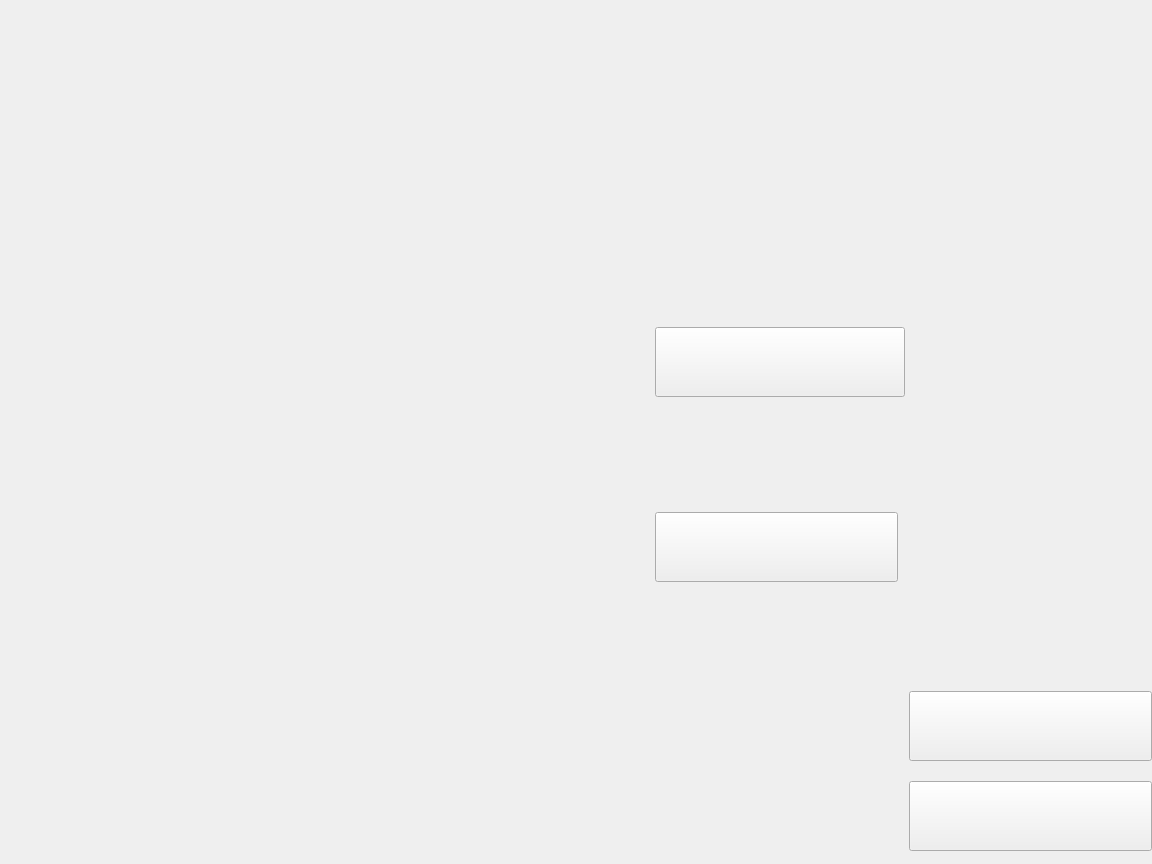
<?xml version="1.0" encoding="UTF-8"?>
<ui version="4.0">
 <class>Form</class>
 <widget class="QWidget" name="Form">
  <property name="geometry">
   <rect>
    <x>0</x>
    <y>0</y>
    <width>1152</width>
    <height>864</height>
   </rect>
  </property>
  <property name="windowTitle">
   <string>Form</string>
  </property>
  <property name="styleSheet">
   <string notr="true">border-image: url(:/background/UIpictures/___________0x0y1800w1350h.png);</string>
  </property>
  <widget class="QPushButton" name="saveButton">
   <property name="geometry">
    <rect>
     <x>909</x>
     <y>691</y>
     <width>243</width>
     <height>70</height>
    </rect>
   </property>
   <property name="styleSheet">
    <string notr="true">border-image: url(:/background/UIpictures/save.png);</string>
   </property>
   <property name="text">
    <string/>
   </property>
  </widget>
  <widget class="QPushButton" name="nextButton">
   <property name="geometry">
    <rect>
     <x>655</x>
     <y>512</y>
     <width>243</width>
     <height>70</height>
    </rect>
   </property>
   <property name="styleSheet">
    <string notr="true">border-image: url(:/background/UIpictures/1024x800y380w110h.png);</string>
   </property>
   <property name="text">
    <string/>
   </property>
  </widget>
  <widget class="QPushButton" name="returnButton">
   <property name="geometry">
    <rect>
     <x>909</x>
     <y>781</y>
     <width>243</width>
     <height>70</height>
    </rect>
   </property>
   <property name="styleSheet">
    <string notr="true">border-image: url(:/background/UIpictures/________________1420x1220y380w110h.png);</string>
   </property>
   <property name="text">
    <string/>
   </property>
  </widget>
  <widget class="QPushButton" name="reworkButton">
   <property name="geometry">
    <rect>
     <x>655</x>
     <y>327</y>
     <width>250</width>
     <height>70</height>
    </rect>
   </property>
   <property name="styleSheet">
    <string notr="true">border-image: url(:/background/UIpictures/1024x510y380w110h.png)</string>
   </property>
   <property name="text">
    <string/>
   </property>
  </widget>
  <widget class="QLabel" name="emojiDisplay">
   <property name="geometry">
    <rect>
     <x>650</x>
     <y>0</y>
     <width>231</width>
     <height>231</height>
    </rect>
   </property>
   <property name="styleSheet">
    <string notr="true">border-image: None</string>
   </property>
   <property name="text">
    <string/>
   </property>
  </widget>
 </widget>
 <resources>
  <include location="pictures.qrc"/>
 </resources>
 <connections/>
</ui>
